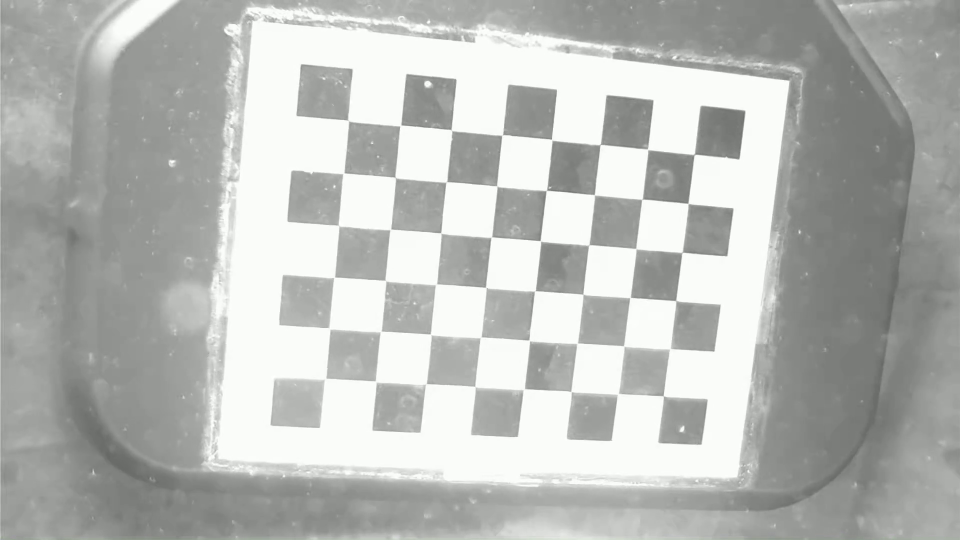
#> input picture frame 30 of nextflow/bin/lefty_cl_1_300.0.mkv, 1920 x 1080 px, given in place of out_00.mp4, which was not available (shown at 1/2 size)
$ python split_smalle.py
#> lines starting #> are read from the running program, lines starting #| are printed output that depends on the picture; pictures that were not available may be replaced by others from this repository, and a replacement may not be noted
import cv2

# Open the input video
input_video_path = '/Users/oakley/Desktop/out_00.mp4'  # Replace with your video file path
cap = cv2.VideoCapture(input_video_path)

# Get the width and height of the video frames
frame_width = int(cap.get(cv2.CAP_PROP_FRAME_WIDTH))
frame_height = int(cap.get(cv2.CAP_PROP_FRAME_HEIGHT))

# Calculate the width of the left and right halves
half_width = frame_width // 2

# Define the codec and create VideoWriter objects
fourcc = cv2.VideoWriter_fourcc(*'mp4v')  # You can change the codec if needed
left_output_path = 'left_half_video.mp4'
right_output_path = 'right_half_video.mp4'
left_out = cv2.VideoWriter(left_output_path, fourcc, 30.0, (half_width, frame_height))
right_out = cv2.VideoWriter(right_output_path, fourcc, 30.0, (half_width, frame_height))

# Process each frame
while cap.isOpened():
    ret, frame = cap.read()
#> frame is the input picture: shape (1080, 1920, 3); mean B, G, R 182.1, 185.1, 183.1
    if not ret:
        break

    # Split the frame into left and right halves
    left_half = frame[:, :half_width]
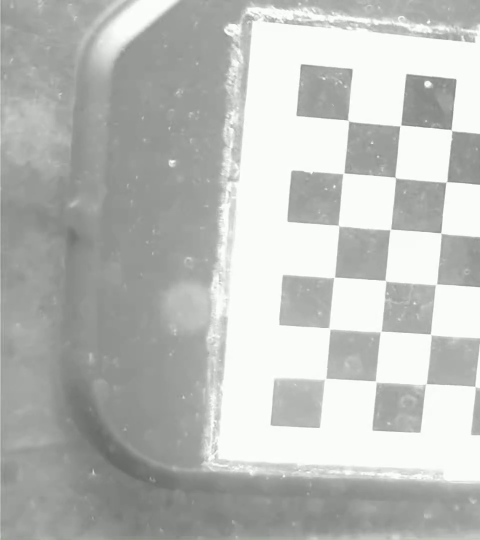
#> left_half: shape (1080, 960, 3) (shown at 1/2 size); mean B, G, R 186.2, 189.2, 187.2
    right_half = frame[:, half_width:]
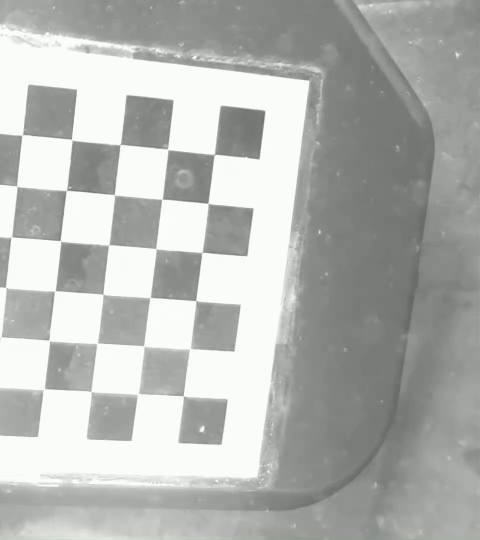
#> right_half: shape (1080, 960, 3) (shown at 1/2 size); mean B, G, R 178.1, 181.1, 179.1

    # Write the halves to their respective video files
    left_out.write(left_half)
    right_out.write(right_half)

# Release everything
cap.release()
left_out.release()
right_out.release()
cv2.destroyAllWindows()

$ run again, starting later in the video
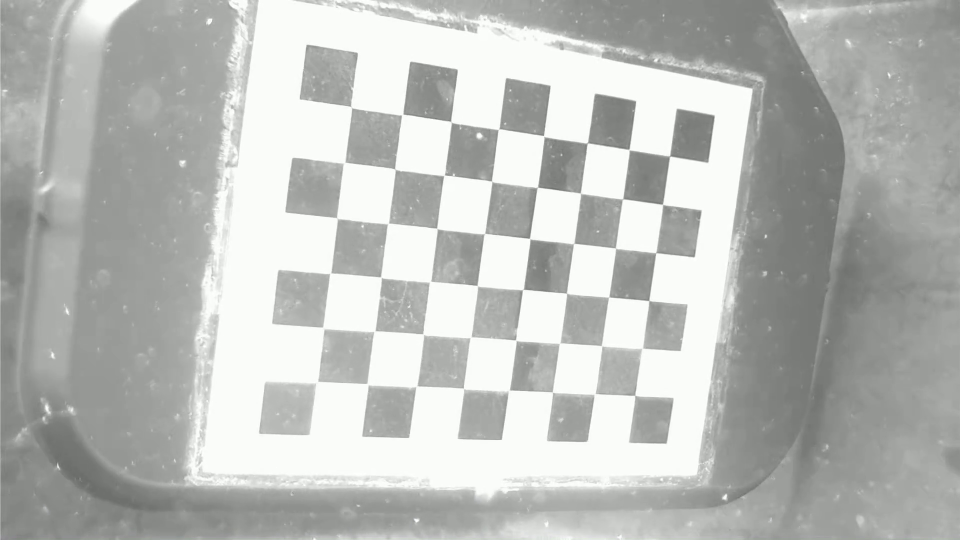
#> input picture frame 135 of nextflow/bin/lefty_cl_1_300.0.mkv, 1920 x 1080 px, given in place of out_00.mp4, which was not available (shown at 1/2 size)
#> frame is the input picture: shape (1080, 1920, 3); mean B, G, R 184.4, 187.4, 185.4
#> `left_half = frame[:, :half_width]`:
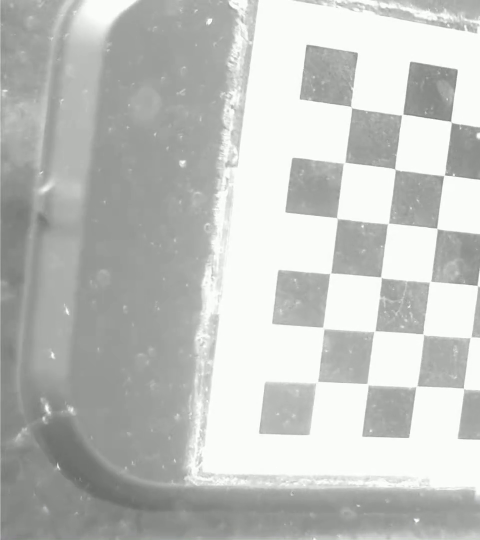
#> left_half: shape (1080, 960, 3) (shown at 1/2 size); mean B, G, R 190.9, 193.9, 191.9
#> `right_half = frame[:, half_width:]`:
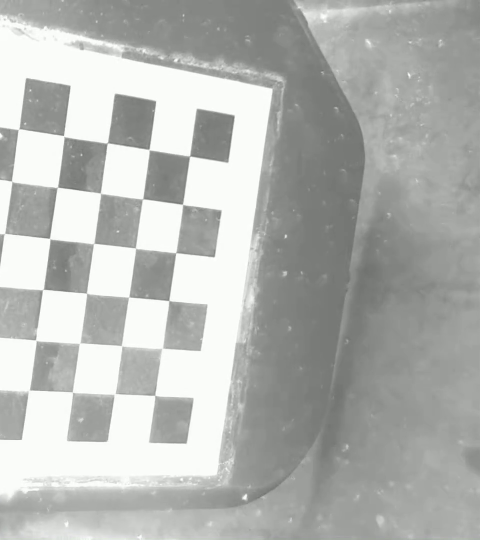
#> right_half: shape (1080, 960, 3) (shown at 1/2 size); mean B, G, R 177.8, 180.8, 178.8

$ run again, starting later in the video
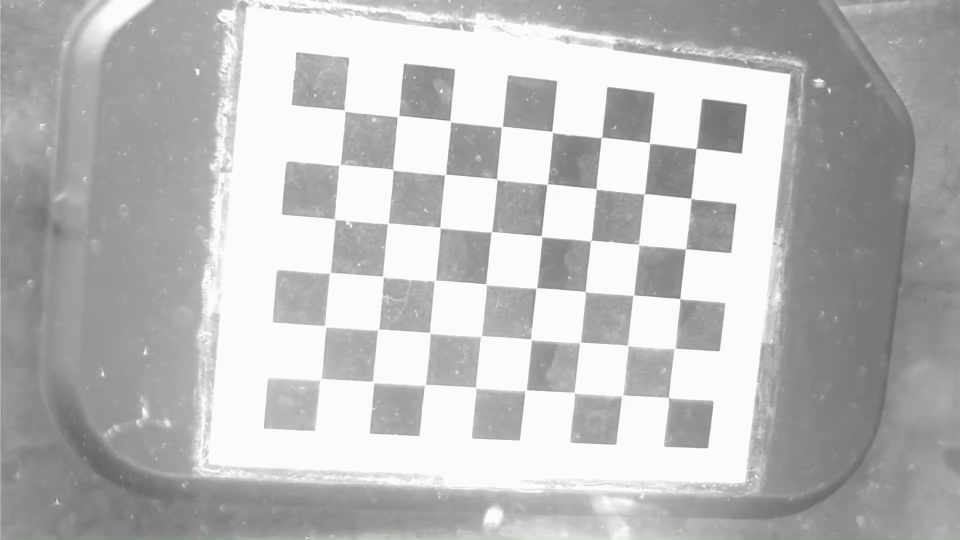
#> input picture frame 240 of nextflow/bin/lefty_cl_1_300.0.mkv, 1920 x 1080 px, given in place of out_00.mp4, which was not available (shown at 1/2 size)
#> frame is the input picture: shape (1080, 1920, 3); mean B, G, R 184.7, 187.7, 185.7
#> `left_half = frame[:, :half_width]`:
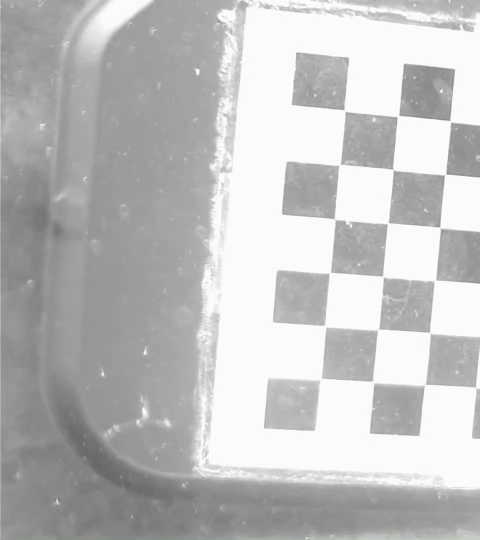
#> left_half: shape (1080, 960, 3) (shown at 1/2 size); mean B, G, R 188.8, 191.8, 189.8
#> `right_half = frame[:, half_width:]`:
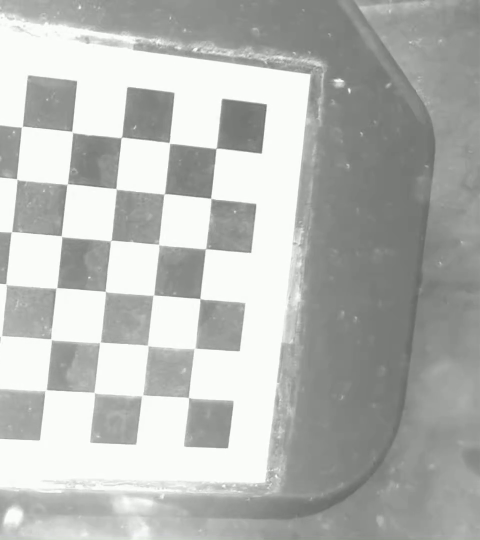
#> right_half: shape (1080, 960, 3) (shown at 1/2 size); mean B, G, R 180.6, 183.6, 181.6
